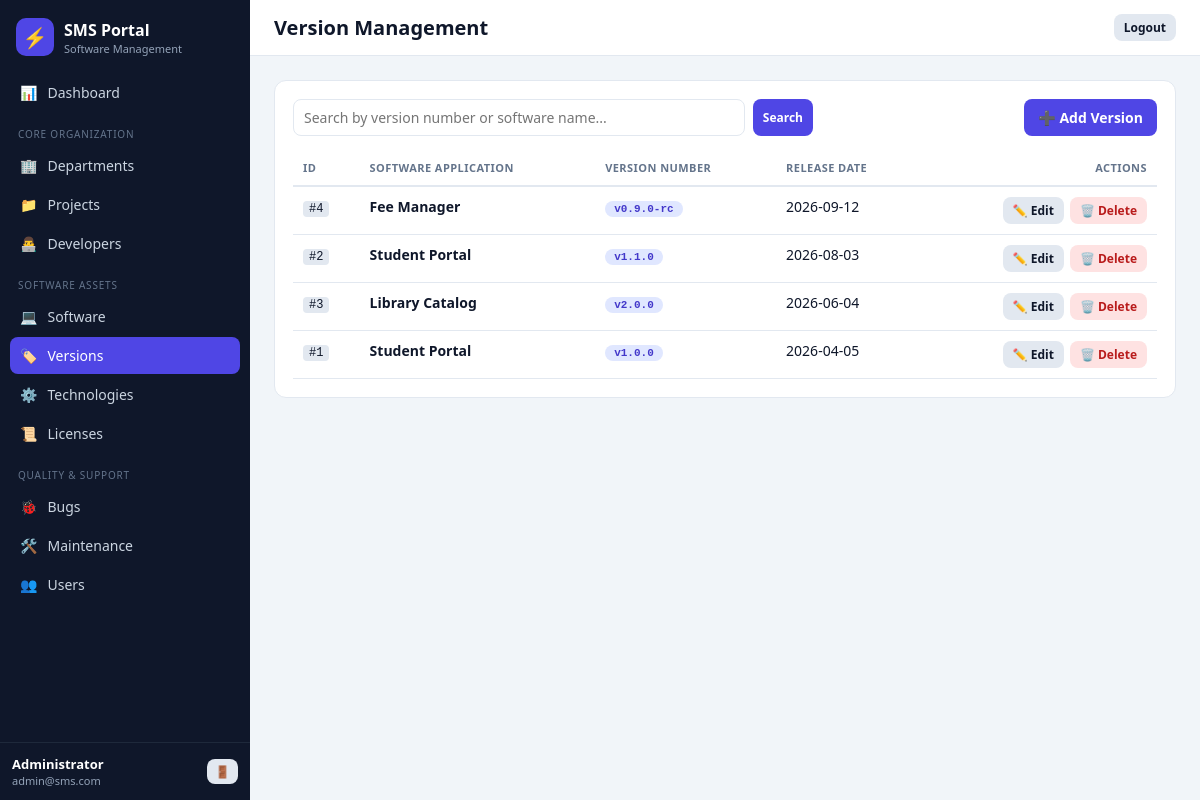
The app's page /versions (signed in) with its own data.
### tables this page shows
CREATE TABLE VERSION (
  Version_ID INTEGER PRIMARY KEY AUTOINCREMENT,
  Software_ID INTEGER NOT NULL,
  Version_Number TEXT NOT NULL,
  Release_Date TEXT NOT NULL,
  FOREIGN KEY (Software_ID) REFERENCES SOFTWARE(Software_ID) ON DELETE CASCADE
);

CREATE TABLE SOFTWARE (
  Software_ID INTEGER PRIMARY KEY AUTOINCREMENT,
  Software_Name TEXT NOT NULL,
  Description TEXT,
  Status TEXT NOT NULL DEFAULT 'Active',
  Project_ID INTEGER NOT NULL,
  FOREIGN KEY (Project_ID) REFERENCES PROJECT(Project_ID) ON DELETE RESTRICT
);

### app.py (the view)
@app.route('/versions')
def versions():
    s = search_arg()
    w, a = like(s, ['v.Version_Number', 's.Software_Name'])
    return render_template('versions.html', search=s, today_date=today(), software_list=software_list(),
                           versions=q('SELECT v.*, s.Software_Name FROM VERSION v JOIN SOFTWARE s '
                                      'ON s.Software_ID = v.Software_ID' + w + ' ORDER BY v.Release_Date DESC', a))

### app.py (called while the page is built)
def db():
    if 'db' not in g:
        g.db = sqlite3.connect(DB_PATH)
        g.db.row_factory = sqlite3.Row
        g.db.execute('PRAGMA foreign_keys = ON')
    return g.db

def q(sql, args=()):
    return [dict(r) for r in db().execute(sql, args).fetchall()]

def like(search, cols):
    if not search:
        return '', []
    return ' WHERE ' + ' OR '.join(f'{c} LIKE ?' for c in cols), [f'%{search}%'] * len(cols)

def today():
    return date.today().isoformat()

@app.before_request
def guard():
    if request.endpoint in (None, 'static', 'login', 'register'):
        return
    if 'user_id' not in session:
        return redirect(url_for('login'))

@app.context_processor
def inject_user():
    return {'logged_user_name': session.get('user_name', ''),
            'logged_user_email': session.get('user_email', '')}

def search_arg():
    return request.args.get('search', '').strip()

def software_list():
    return q('SELECT Software_ID, Software_Name FROM SOFTWARE ORDER BY Software_Name')

### templates/versions.html (shortened to what this page needs)
{% extends "base.html" %}
{% block page_heading %}Version Management{% endblock %}
{% block content %}
<div class="card">
  <div class="toolbar-actions">
    <form action="{{ url_for('versions') }}" method="GET" class="search-form">
      <input type="text" name="search" class="form-control" placeholder="Search by version number or software name..." value="{{ search }}">
      <button type="submit" class="btn btn-primary btn-sm">Search</button>
    </form>
    <button type="button" class="btn btn-primary" onclick="openModal('addVersionModal')">
      ➕ Add Version
    </button>
  </div>
  <div class="table-responsive">
    <table class="data-table">
      <thead>
        <tr>
          <th>ID</th>
          <th>Software Application</th>
          <th>Version Number</th>
          <th>Release Date</th>
          <th style="text-align: right;">Actions</th>
        </tr>
      </thead>
      <tbody>
        {% if versions %}
          {% for v in versions %}
            <tr>
              <td><code>#{{ v.Version_ID }}</code></td>
              <td><strong>{{ v.Software_Name }}</strong></td>
              <td><span class="badge badge-info" style="font-family: monospace;">{{ v.Version_Number }}</span></td>
              <td>{{ v.Release_Date }}</td>
              <td style="text-align: right;">
                <div class="action-buttons" style="justify-content: flex-end;">
                  <button type="button" class="btn btn-secondary btn-sm"
                          onclick="populateEditVersion({{ v.Version_ID }}, {{ v.Software_ID }}, '{{ v.Version_Number | replace('\'', '\\\'') }}', '{{ v.Release_Date }}')">
                    ✏️ Edit
                  </button>
                  <form action="{{ url_for('delete_version', id=v.Version_ID) }}" method="POST" style="display: inline;"
                        onsubmit="return confirmDelete('Version', '{{ v.Version_Number | replace('\'', '\\\'') }}');">
                    <button type="submit" class="btn btn-danger btn-sm">🗑️ Delete</button>
                  </form>
                </div>
              </td>
            </tr>
          {% endfor %}
        {% else %}
          <tr>
            <td colspan="5" class="empty-state">No version history records found. Click "Add Version" to log a release.</td>
          </tr>
        {% endif %}
      </tbody>
    </table>
  </div>
</div>
{% endblock %}

### static/css/style.css (style rules this page uses)
:root { --primary:#4f46e5;--primary-d:#4338ca;--bg:#f1f5f9;--card:#fff;--text-main:#0f172a;--text-muted:#64748b;--border-color:#e2e8f0;--sidebar:#0f172a;--radius:12px;--radius-sm:8px }
* { box-sizing:border-box }
body { margin:0;font-family:system-ui,-apple-system,"Segoe UI",Roboto,sans-serif;font-size:14px;background:var(--bg);color:var(--text-main) }
code { background:#e2e8f0;padding:1px 6px;border-radius:4px;font-size:12px }
.card { background:var(--card);border:1px solid var(--border-color);border-radius:var(--radius);padding:18px;margin-bottom:18px }
.toolbar-actions { display:flex;justify-content:space-between;gap:12px;margin-bottom:14px;flex-wrap:wrap }
.search-form { display:flex;gap:8px;flex:1;max-width:520px }
.form-control { width:100%;padding:8px 10px;border:1px solid var(--border-color);border-radius:var(--radius-sm);font:inherit;background:#fff;color:var(--text-main) }
.btn { display:inline-flex;align-items:center;gap:6px;padding:8px 14px;border:0;border-radius:var(--radius-sm);font:inherit;font-weight:600;cursor:pointer;white-space:nowrap }
.btn-primary { background:var(--primary);color:#fff }
.btn-secondary { background:#e2e8f0;color:#0f172a }
.btn-danger { background:#fee2e2;color:#b91c1c }
.btn-sm { padding:5px 10px;font-size:12px }
.action-buttons { display:flex;gap:6px }
.table-responsive { overflow-x:auto }
.data-table { width:100%;border-collapse:collapse }
.data-table th { text-align:left;font-size:11px;text-transform:uppercase;letter-spacing:.04em;color:var(--text-muted);padding:10px;border-bottom:2px solid var(--border-color);white-space:nowrap }
.data-table td { padding:10px;border-bottom:1px solid var(--border-color);vertical-align:top }
.badge { display:inline-block;padding:2px 9px;border-radius:99px;font-size:11px;font-weight:600;white-space:nowrap }
.badge-info { background:#e0e7ff;color:#4338ca }

### records on screen
VERSION: Version_ID "4", Software_Name "Fee Manager", Version_Number "v0.9.0-rc", Release_Date "2026-09-12"
VERSION: Version_ID "2", Software_Name "Student Portal", Version_Number "v1.1.0", Release_Date "2026-08-03"
VERSION: Version_ID "3", Software_Name "Library Catalog", Version_Number "v2.0.0", Release_Date "2026-06-04"
VERSION: Version_ID "1", Software_Name "Student Portal", Version_Number "v1.0.0", Release_Date "2026-04-05"

### other values on screen
{{ logged_user_name }} "Administrator"
{{ logged_user_email }} "admin@sms.com"
